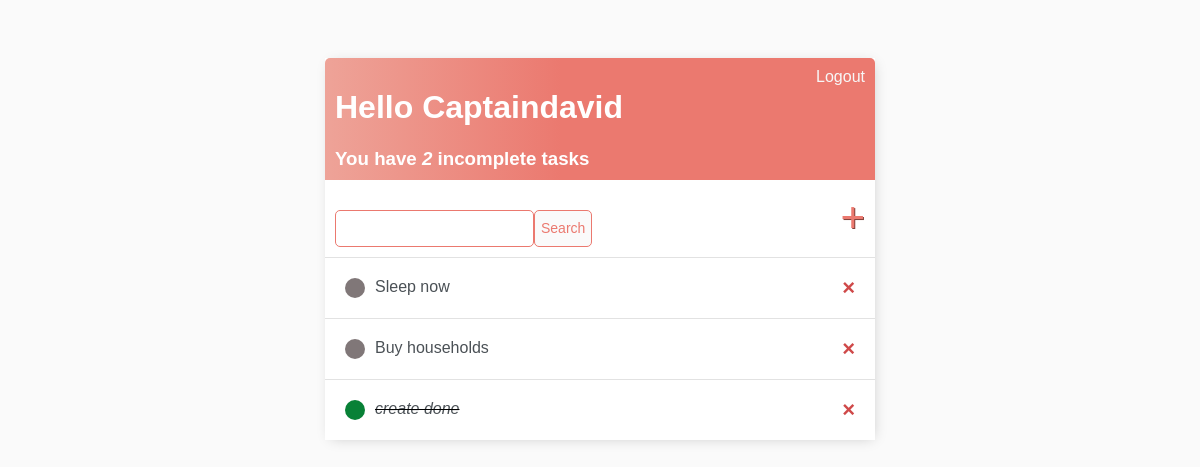
The app's page / (signed in), older data.
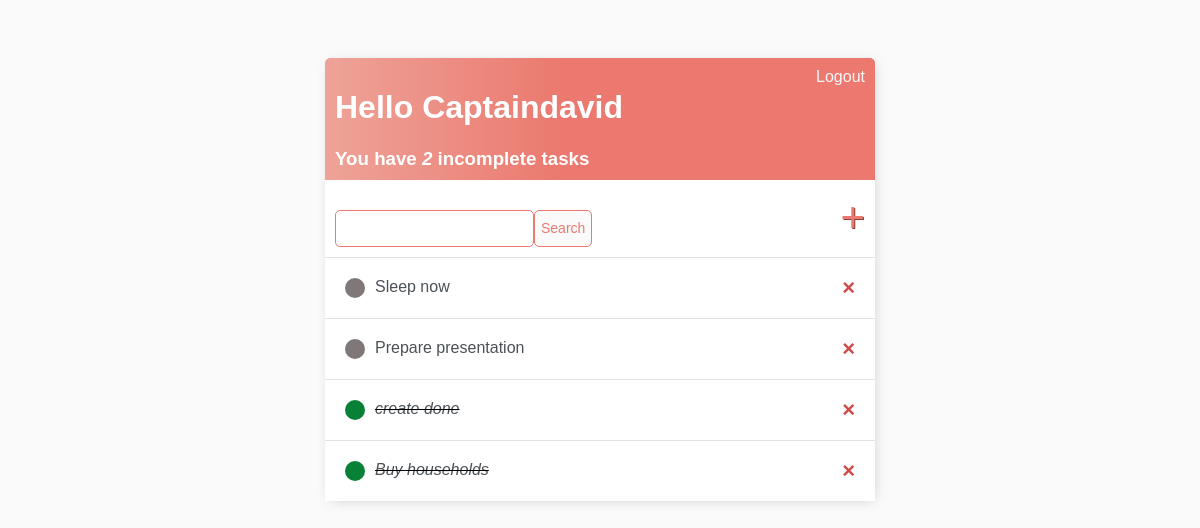
The same page, newer data.
### tasks/models.py (models this page shows)
class Task(models.Model):
    user = models.ForeignKey(User, on_delete=models.CASCADE, null=True, blank=True)
    title = models.CharField(max_length=200)
    description = models.TextField(null=True, blank=True)
    complete = models.BooleanField(default=False)
    created = models.DateTimeField(auto_now_add=True)
    def __str__(self):
        return self.title
    class Meta:
        ordering = ['complete']

### tasks/views.py (the view)
# urls.py: path('', TaskList.as_view(), name="tasks"),
class TaskList(LoginRequiredMixin, ListView):
    model = Task
    context_object_name = 'tasks'
    def get_context_data(self, **kwargs):
        context = super().get_context_data(**kwargs)
        context['tasks'] = context['tasks'].filter(user=self.request.user)
        context['count'] = context['tasks'].filter(complete=False).count()
        search_input = self.request.GET.get('search-area') or ''
        if search_input:
            context['tasks'] = context['tasks'].filter(
                title__icontains=search_input)
        context['search_input'] = search_input
        return context

### tasks/templates/tasks/task_list.html (shortened to what this page needs)
{% extends 'tasks/main.html' %}
{% block content %}
<div class="header-bar">
    <div>
        <h1>Hello {{request.user|title}}</h1>
        <h3 style="margin: 0;"> You have <i>{{count}}</i> incomplete task{{count|pluralize}}</h3>
    </div>
    {% if user.is_authenticated %}
        <a href="{% url 'logout' %}">Logout</a>
    {% else %}
        <a href="{% url 'login' %}">Login</a>
    {% endif %}
</div>
<div class="search-add-wrapper">
    <form method="GET" style="margin-top: 20px;display: flex;">
        <input type="text" name="search-area" value="{{search_input}}">
        <input class="button" type="submit" value="Search">
    </form>
    <a id="add-link" href="{% url 'task_create' %}">&#x2b;</a>
</div>
<div class="task-items-wrapper">
    {% for task in tasks %}
        <div class="task-wrapper">
            {% if task.complete %}
            <div class="task-title">
                <div class="task-complete-icon"></div>
                <i><s><a href="{% url 'task_update' task.id %}">{{task}}</a></s></i>
            </div>
            <a class="delete_link" href="{% url 'task_delete' task.id %}">&#215;</a>
            {% else %}
            <div class="task-title">
                <div class="task-incomplete-icon"></div>
                <a href="{% url 'task_update' task.id %}">{{task}}</a>
            </div>
            <a class="delete_link" href="{% url 'task_delete' task.id %}">&#215;</a>
            {% endif %}
        </div>
    {% empty %}
        <h3>No itmes in list</h3>
    {% endfor%}
</div>
{% endblock content %}

### tasks/templates/tasks/main.html (shortened to what this page needs)
<!DOCTYPE html>
<html lang="en">
<head>
</head>
<body>
    <div class="container">
        {% block content %}
        {% endblock content %}
    </div>
</body>
</html>

### tasks/templates/tasks/main.html (style rules this page uses)
body { background-color: #FAFAFA; font-family: 'Nunito', sans-serif; padding-top: 50px; }
h1,h2,h3,h4,h5,h6 { font-family: 'Raleway', sans-serif; }
a,p { color: #4b5156; }
.container { max-width: 550px; margin: auto; background-color: #fff; -webkit-box-shadow: 2px 2px 13px -4px rgba(0,0,0,0.21); box-shadow: 2px 2px 13px -4px rgba(0,0,0,0.21); }
.header-bar { display: flex; justify-content: space-between; color: #fff; padding: 10px; border-radius: 5px 5px 0 0; background: linear-gradient(90deg, #EEA398 0%, #EB796F 43%, #EB796F 100%); }
.header-bar a { color: rgb(247,247,247); text-decoration: none; }
.task-wrapper { display: flex; align-items: center; justify-content: space-between; padding: 20px; background-color: #fff; border-top: 1px solid rgb(226,226,226); }
.task-title { display: flex; }
.task-title a { text-decoration: none; color: #4b5156; margin-left: 10px; }
.task-complete-icon { height: 20px; width: 20px; background-color: #088136; border-radius: 50%; }
.task-incomplete-icon { height: 20px; width: 20px; background-color: #807778; border-radius: 50%; }
.delete_link { text-decoration: none; font-weight: 900; color: #cf4949; font-size: 22px; line-height: 0; }
.search-add-wrapper { display: flex; justify-content: space-between; align-items: center; padding: 10px; }
#add-link { color: #EB796F; text-decoration: none; font-size: 42px; text-shadow: 1px 1px #81413b; }
input[type=text], input[type=password], textarea { border: 1px solid #EB796F; border-radius: 5px; padding: 10px; width: 90%; }
.button { border: 1px solid #EB796F; background-color: #FAFAFA; color: #EB796F; font-size: 14px; border-radius: 5px; cursor: pointer; text-decoration: none; }

Row changes from the older to the newer data that the page shows:
added Task: title "Prepare presentation"
shown differently, row unchanged: Task "create done": moves up the list
changed Task "Buy households": complete False → True (drawn)
